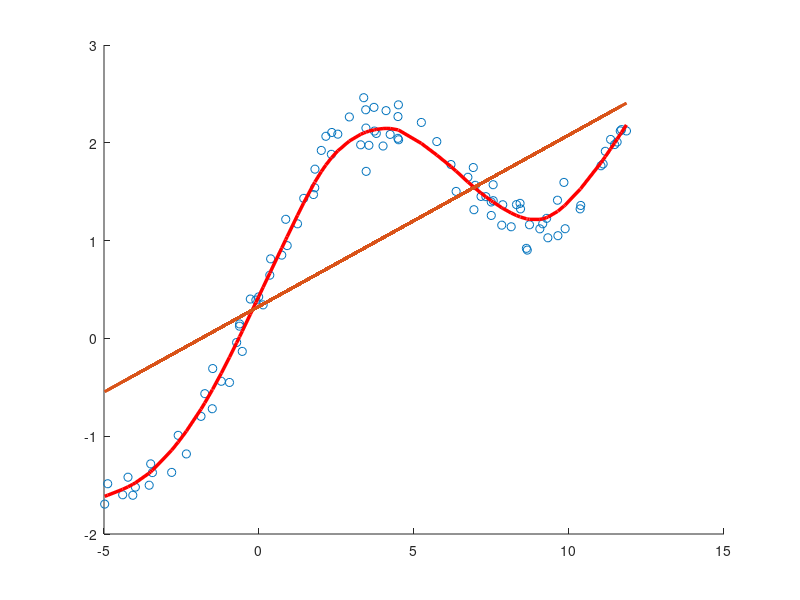

MATLAB code for this plot:
clc;  close all; clear all;

%% Reading training examples in x and y floating point arrays
fprintf('Reading Data \n');
x = textread('q3x.dat', '%f', 'delimiter', '\n', 'whitespace', '');
y = textread('q3y.dat', '%f', 'delimiter', '\n', 'whitespace', '');


m = size(x,1);
% Number of training examples
fprintf('Number of Training examples: %d\n',m);
n = size(x,2) + 1;
% Number of features
fprintf('Number of features: %d\n',n);
ext_x = cat(2,x,double(ones(m,1))); % adding column of 1 to x

%% Locally Weighted Linear Regression

W = eye(m);% Weight matrix
alltheta = zeros(m,n);% Will containt thetas corresponding to 
tau = 0.8;

for j = 1:m % Runs by taking points from data set as a pseudo query point and accordingly distributing weights
    
    for i = 1:m
        W(i,i) = exp(-(x(i)-x(j))^2/(2*(tau^2)));% ASK WHETHER ONE NUMBER OR WHOLE ARRAY
    end
    % Assigning weight matrix

    theta = zeros(n,1);% initialising theta

    %J_theta = ((ext_x*theta - y)'*W*(ext_x*theta - y))/2;
    %del_J_theta = (ext_x)'*W*ext_x*theta - ext_x'*W*y;

    theta = ((ext_x)'* W* ext_x)\((ext_x)'* W* y);
    alltheta(j,:) = theta';
end
    thetaW = (ext_x'*ext_x)\ext_x'*y;

    %% Plotting the weighted and unweighted function

    figure;
    scatter(x,y);
    hold on
    
    z = zeros(m,1);
    
    for j = 1:m
        theta = [alltheta(j,1);alltheta(j,2)];
        temp = ext_x*theta;
        z(j) = temp(j);    
    end
  [Xsorted, SortIndex] = sort(x);
  Zsorted = z(SortIndex);

   plot(Xsorted,Zsorted, 'LineWidth', 2.5, 'color', 'red');
   plot(x,ext_x*thetaW,'LineWidth',2,'MarkerSize',10);
    % Plot showing weighted and unweighted cases
    hold off;
   
fprintf('Value of Theta for unweighted case: %f,%f\n',thetaW(1),thetaW(2));
